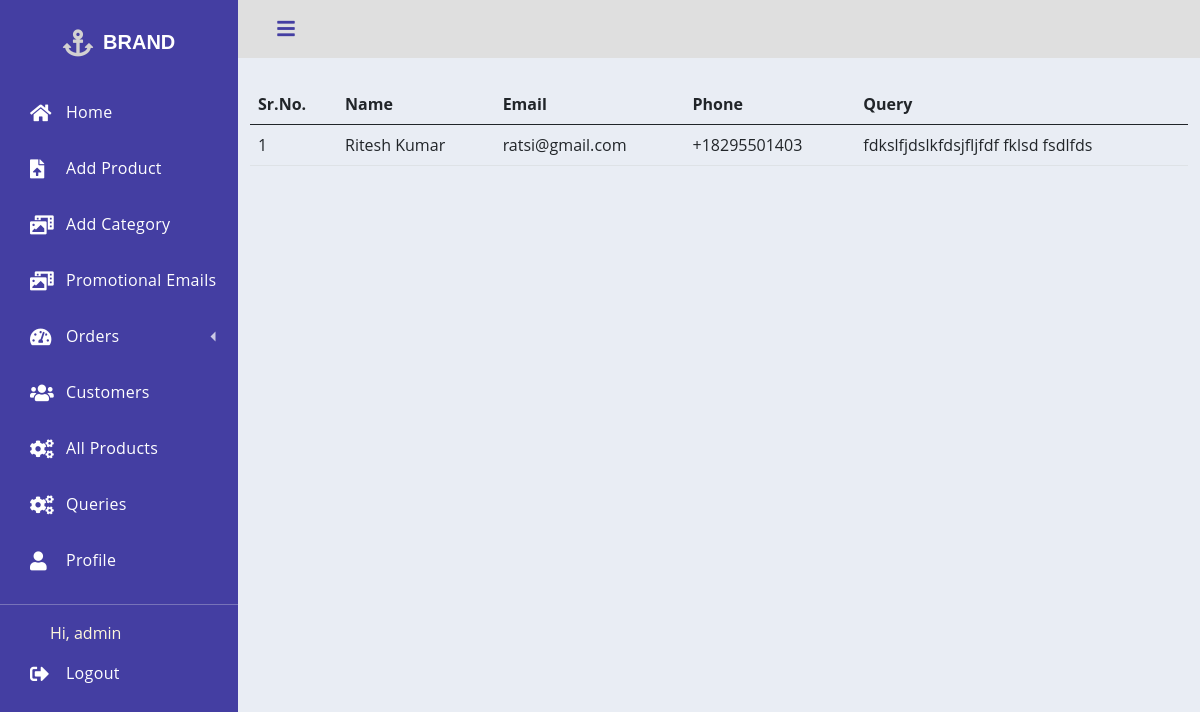
The page /adminpagecontactus (signed in) on the database as committed earlier.
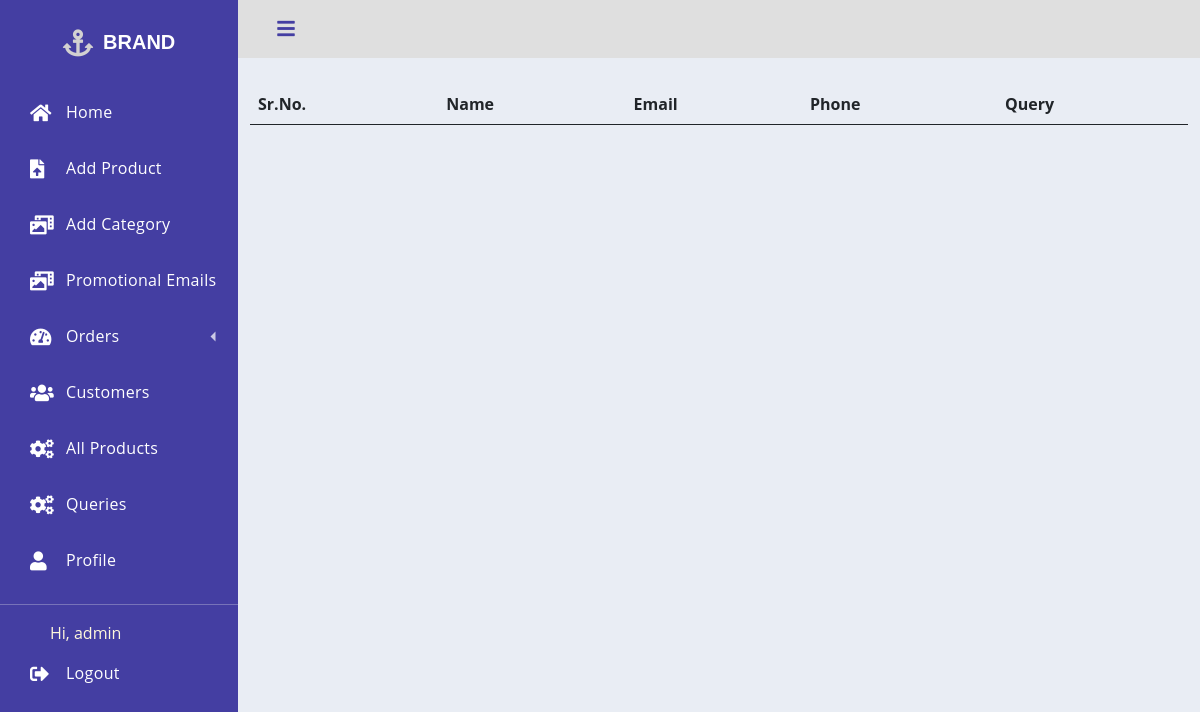
The same page on the database as committed later.
### store/models.py (models this page shows, shortened)
class ContactUs(models.Model):
    name= models.CharField(max_length=255)
    email= models.EmailField()
    phone= PhoneNumberField()
    query= models.TextField()
    date_submitted= models.DateTimeField(auto_now_add=True)
    class Meta:
        verbose_name_plural= 'contact us'

### store/decorators.py (the view)
    def wrapper_func(request, *args, **kwargs):
        group = None
        if request.user.groups.exists():
            group = request.user.groups.all()[0].name
        if group == 'customer':
            return redirect('home')
        elif group == 'admin':
            return view_func(request, *args, **kwargs)
        else:
            return redirect('loginpage')

### store/context_processors.py (called while the page is built)
def categories(request):
    return {
        'categories': Category.objects.all()
    }

### store/views.py (called while the page is built)
@admin_only
def adminpagecontactus(request):
    queries= ContactUs.objects.all()
    context= {'queries': queries}
    return render(request, 'admin/adminpagecontactus.html', context)

### templates/admin/adminpagecontactus.html (shortened to what this page needs)
{% extends 'admin/adminbase.html' %}
{% block content %}
    <div class="container">
        <div class="row">
            <div class="col-md-12">
                <table class="table">
                    <thead>
                        <th>Sr.No.</th>
                        <th>Name</th>
                        <th>Email</th>
                        <th>Phone</th>
                        <th>Query</th>
                    </thead>
                    <tbody>
                        {% for query in queries %}
                            <tr>
                                <td>{{forloop.counter}}</td>
                                <td>{{query.name}}</td>
                                <td>{{query.email}}</td>
                                <td>{{query.phone}}</td>
                                <td>{{query.query}}</td>
                            </tr>
                        {% endfor %}
                    </tbody>
                </table>
            </div>
        </div>
    </div>
{% endblock %}

Rows that differ between the two databases and show on the page:
removed ContactUs: name "Ritesh Kumar", email "ratsi@gmail.com", phone "+18295501403", query "fdkslfjdslkfdsjfljfdf fklsd fsdlfds"
